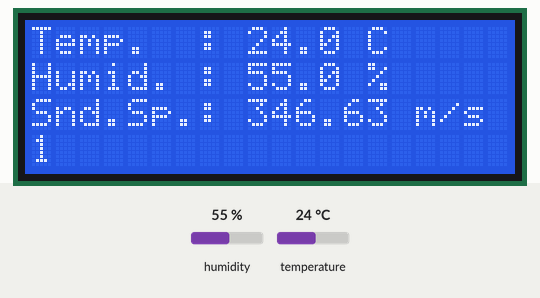
Simulated run of this sketch. Board: Arduino Uno, built with avr-gcc and run on an emulated ATmega328P. Shown: 20×4 character LCD. The test bench sets the inputs (shaded band); at power-on: humidity 55 %, temperature 24 °C.

Above: at 4.2 s.
4.3 s: humidity set to 22 %
At 7.0 s:
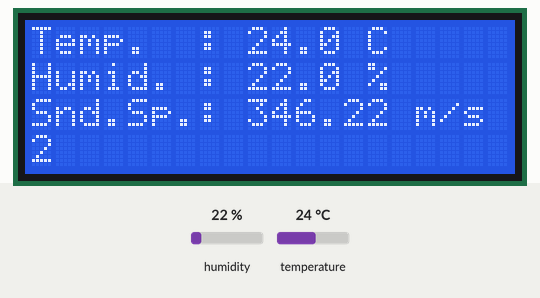
11.1 s: temperature set to 12 °C
At 14.0 s:
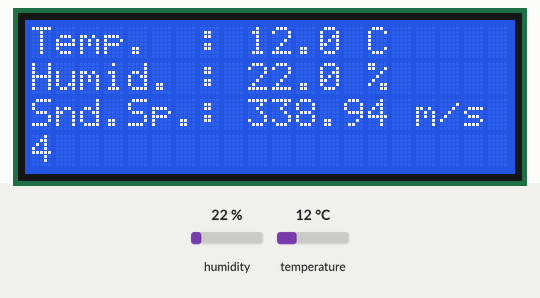
17.1 s: humidity set to 40 %
At 19.9 s:
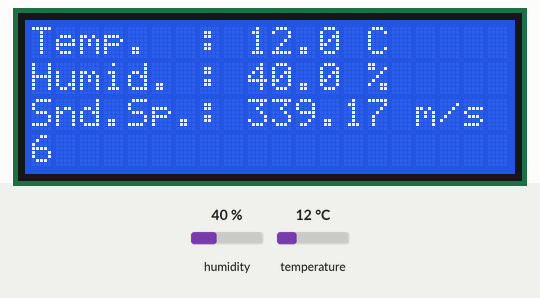
23.1 s: temperature set to 19 °C
At 25.7 s:
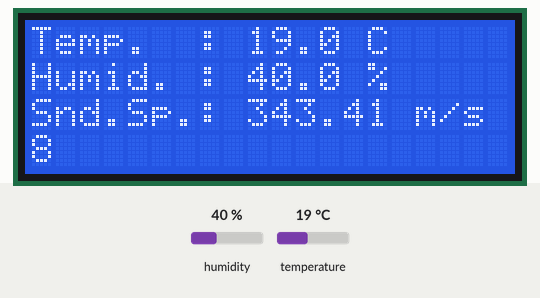
Timing chart, 0 to 27.2 s (numbered marks = the images above; inputs shaded):
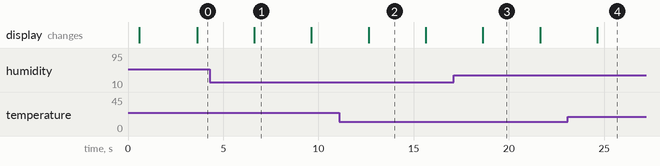

Measured:
- what the display in image 2 shows lasts 3.0 s, from 12.6 s to 15.6 s

The sketch:

My_DHT22_LCD2004_I2C_Test.ino
```cpp
/*
  LCD Display with I2C Interface Demo
  lcd-i2c-demo.ino
  Use NewLiquidCrystal Library
  DroneBot Workshop 2018
  https://dronebotworkshop.com

  Edited by ZeFerby using LCD2004/I2C + DHT22
*/
#include <Arduino.h>

// DHT-22
#include "dht_nonblocking.h"
// Uncomment according to your sensortype.
//#define DHT_SENSOR_TYPE DHT_TYPE_11
//#define DHT_SENSOR_TYPE DHT_TYPE_21
#define DHT_SENSOR_TYPE DHT_TYPE_22

static const int DHT_SENSOR_PIN = 7;

// LCD 2004

// Include Wire Library for I2C
#include <Wire.h>
// Include NewLiquidCrystal Library for I2C
#include <LiquidCrystal_I2C.h>

// Define LCD pinout
const int  en = 2, rw = 1, rs = 0, d4 = 4, d5 = 5, d6 = 6, d7 = 7, bl = 3;

// Define LCD I2C Address - change if required
const int i2c_addr = 0x27;

LiquidCrystal_I2C lcd(i2c_addr, en, rw, rs, d4, d5, d6, d7, bl, POSITIVE);


DHT_nonblocking dht_sensor( DHT_SENSOR_PIN, DHT_SENSOR_TYPE );


void setup( )
{
  // Set display type as 20 chars, 4 rows
  lcd.begin(20,4);

  // Clear the display
  lcd.clear();
  lcd.noBacklight();
  delay(500);
  lcd.backlight();

  lcd.setCursor(0, 0);
  lcd.print( "Temp.  : " );
  lcd.setCursor(0, 1);
  lcd.print( "Humid. : " );
  lcd.setCursor(0, 2);
  lcd.print( "Snd.Sp.: " );
}


/*
 * Poll DHTxx for a measurement, keeping the state machine alive.  Returns
 * true if a measurement is available.
 */
static bool measure_environment( float *temperature, float *humidity )
{
  static unsigned long measurement_timestamp = millis( );

  /* Measure once every four seconds. */
  if( millis( ) - measurement_timestamp > 3000ul )
  {
    if( dht_sensor.measure( temperature, humidity ) == true )
    {
      measurement_timestamp = millis( );
      return( true );
    }
  }

  return( false );
}


float temp;
float hum;
float soundsp;
int nCnt = 0;

void loop( )
{
  /* Measure temperature and humidity.  If the functions returns
     true, then a measurement is available. */
  if( measure_environment( &temp, &hum ) == true )
  {
    lcd.setCursor(9, 0);
    lcd.print( temp, 1 );
    lcd.print( " C     " );
    lcd.setCursor(9, 1);
    lcd.print( hum, 1 );
    lcd.print( " %     " );

    // Calculate the Speed of Sound in m/s
    soundsp = 331.4 + (0.606 * temp) + (0.0124 * hum);

    lcd.setCursor(9, 2);
    lcd.print( soundsp );
    lcd.print( " m/s " );

    lcd.setCursor(0, 3);
    nCnt++;
    if (nCnt > 100000) { nCnt = 1; lcd.print( "       " ); }
    lcd.print(nCnt);
  }
}
```
